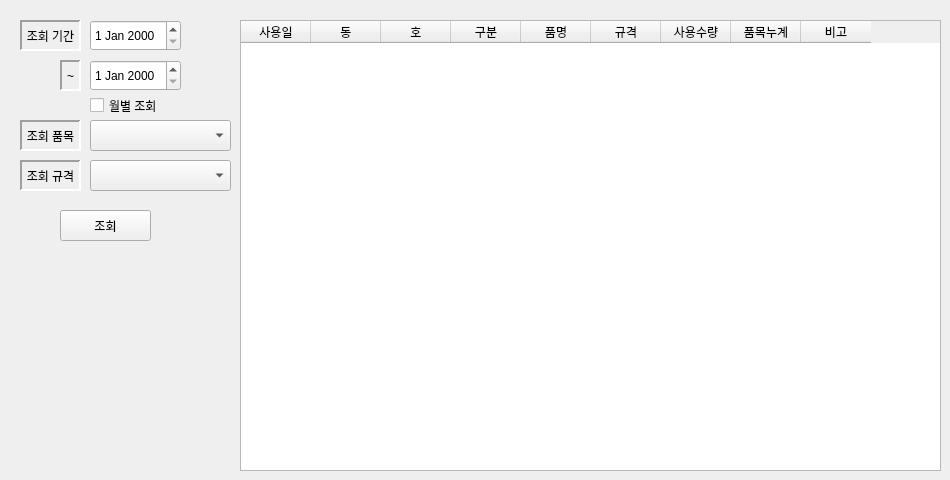
    <widget class="QWidget" name="tab_2">
     <attribute name="title">
      <string>상세 입고/사용 통합 조회</string>
     </attribute>
     <widget class="QTableWidget" name="detailedQueryTableWidget">
      <property name="geometry">
       <rect>
        <x>240</x>
        <y>20</y>
        <width>701</width>
        <height>451</height>
       </rect>
      </property>
      <property name="alternatingRowColors">
       <bool>true</bool>
      </property>
      <property name="sortingEnabled">
       <bool>true</bool>
      </property>
      <attribute name="horizontalHeaderCascadingSectionResizes">
       <bool>true</bool>
      </attribute>
      <attribute name="horizontalHeaderDefaultSectionSize">
       <number>70</number>
      </attribute>
      <attribute name="horizontalHeaderMinimumSectionSize">
       <number>33</number>
      </attribute>
      <attribute name="horizontalHeaderStretchLastSection">
       <bool>false</bool>
      </attribute>
      <column>
       <property name="text">
        <string>사용일</string>
       </property>
      </column>
      <column>
       <property name="text">
        <string>동</string>
       </property>
      </column>
      <column>
       <property name="text">
        <string>호</string>
       </property>
      </column>
      <column>
       <property name="text">
        <string>구분</string>
       </property>
      </column>
      <column>
       <property name="text">
        <string>품명</string>
       </property>
      </column>
      <column>
       <property name="text">
        <string>규격</string>
       </property>
      </column>
      <column>
       <property name="text">
        <string>사용수량</string>
       </property>
      </column>
      <column>
       <property name="text">
        <string>품목누계</string>
       </property>
      </column>
      <column>
       <property name="text">
        <string>비고</string>
       </property>
      </column>
     </widget>
     <widget class="QLabel" name="label_31">
      <property name="geometry">
       <rect>
        <x>20</x>
        <y>160</y>
        <width>61</width>
        <height>31</height>
       </rect>
      </property>
      <property name="frameShape">
       <enum>QFrame::Panel</enum>
      </property>
      <property name="frameShadow">
       <enum>QFrame::Sunken</enum>
      </property>
      <property name="lineWidth">
       <number>2</number>
      </property>
      <property name="text">
       <string>조회 규격</string>
      </property>
      <property name="alignment">
       <set>Qt::AlignCenter</set>
      </property>
     </widget>
     <widget class="QDateEdit" name="DE_detailedQueryFromDate">
      <property name="geometry">
       <rect>
        <x>90</x>
        <y>20</y>
        <width>91</width>
        <height>31</height>
       </rect>
      </property>
     </widget>
     <widget class="QLabel" name="label_6">
      <property name="geometry">
       <rect>
        <x>20</x>
        <y>120</y>
        <width>61</width>
        <height>31</height>
       </rect>
      </property>
      <property name="frameShape">
       <enum>QFrame::Panel</enum>
      </property>
      <property name="frameShadow">
       <enum>QFrame::Sunken</enum>
      </property>
      <property name="lineWidth">
       <number>2</number>
      </property>
      <property name="text">
       <string>조회 품목</string>
      </property>
      <property name="alignment">
       <set>Qt::AlignCenter</set>
      </property>
     </widget>
     <widget class="QComboBox" name="CB_detailedQueryItems">
      <property name="geometry">
       <rect>
        <x>90</x>
        <y>120</y>
        <width>141</width>
        <height>31</height>
       </rect>
      </property>
     </widget>
     <widget class="QCheckBox" name="checkBox_2">
      <property name="geometry">
       <rect>
        <x>90</x>
        <y>90</y>
        <width>81</width>
        <height>31</height>
       </rect>
      </property>
      <property name="text">
       <string>월별 조회</string>
      </property>
     </widget>
     <widget class="QComboBox" name="CB_detailedQuerySpecs">
      <property name="geometry">
       <rect>
        <x>90</x>
        <y>160</y>
        <width>141</width>
        <height>31</height>
       </rect>
      </property>
     </widget>
     <widget class="QLabel" name="label_7">
      <property name="geometry">
       <rect>
        <x>20</x>
        <y>20</y>
        <width>61</width>
        <height>31</height>
       </rect>
      </property>
      <property name="frameShape">
       <enum>QFrame::Panel</enum>
      </property>
      <property name="frameShadow">
       <enum>QFrame::Sunken</enum>
      </property>
      <property name="lineWidth">
       <number>2</number>
      </property>
      <property name="text">
       <string>조회 기간</string>
      </property>
      <property name="alignment">
       <set>Qt::AlignCenter</set>
      </property>
     </widget>
     <widget class="QLabel" name="label_9">
      <property name="geometry">
       <rect>
        <x>60</x>
        <y>60</y>
        <width>21</width>
        <height>31</height>
       </rect>
      </property>
      <property name="frameShape">
       <enum>QFrame::Panel</enum>
      </property>
      <property name="frameShadow">
       <enum>QFrame::Sunken</enum>
      </property>
      <property name="lineWidth">
       <number>2</number>
      </property>
      <property name="text">
       <string>~</string>
      </property>
      <property name="alignment">
       <set>Qt::AlignCenter</set>
      </property>
     </widget>
     <widget class="QDateEdit" name="DE_detailedQueryToDate">
      <property name="geometry">
       <rect>
        <x>90</x>
        <y>60</y>
        <width>91</width>
        <height>31</height>
       </rect>
      </property>
     </widget>
     <widget class="QPushButton" name="PB_detailedQuery">
      <property name="geometry">
       <rect>
        <x>60</x>
        <y>210</y>
        <width>91</width>
        <height>31</height>
       </rect>
      </property>
      <property name="text">
       <string>조회</string>
      </property>
     </widget>
    </widget>
